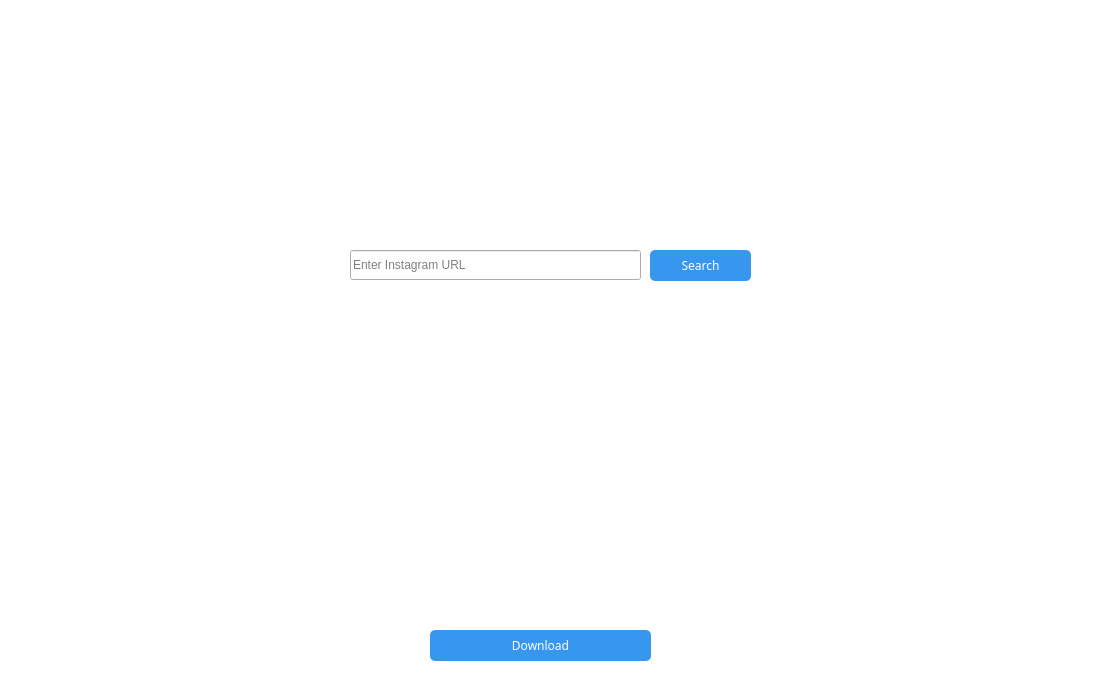
<?xml version="1.0" encoding="UTF-8"?>
<ui version="4.0">
 <class>Form</class>
 <widget class="QWidget" name="Form">
  <property name="geometry">
   <rect>
    <x>0</x>
    <y>0</y>
    <width>1100</width>
    <height>700</height>
   </rect>
  </property>
  <property name="minimumSize">
   <size>
    <width>1100</width>
    <height>700</height>
   </size>
  </property>
  <property name="maximumSize">
   <size>
    <width>1100</width>
    <height>700</height>
   </size>
  </property>
  <property name="windowTitle">
   <string>Form</string>
  </property>
  <widget class="QWidget" name="body" native="true">
   <property name="geometry">
    <rect>
     <x>-10</x>
     <y>-20</y>
     <width>1121</width>
     <height>771</height>
    </rect>
   </property>
   <property name="styleSheet">
    <string notr="true">#body{
background:#FFFFFF;
}</string>
   </property>
   <widget class="QWidget" name="head" native="true">
    <property name="geometry">
     <rect>
      <x>0</x>
      <y>10</y>
      <width>1111</width>
      <height>71</height>
     </rect>
    </property>
    <property name="styleSheet">
     <string notr="true">#head{
background:#FFFFFF;
}</string>
    </property>
    <widget class="QPushButton" name="btnLogo">
     <property name="geometry">
      <rect>
       <x>20</x>
       <y>20</y>
       <width>121</width>
       <height>41</height>
      </rect>
     </property>
     <property name="styleSheet">
      <string notr="true">#btnLogo{
backgrouind:transparent;
border:none;
focus:none;
}</string>
     </property>
     <property name="text">
      <string/>
     </property>
     <property name="icon">
      <iconset>
       <normaloff>../images/icon_logo.png</normaloff>../images/icon_logo.png</iconset>
     </property>
     <property name="iconSize">
      <size>
       <width>93</width>
       <height>25</height>
      </size>
     </property>
    </widget>
    <widget class="QPushButton" name="btnYt">
     <property name="geometry">
      <rect>
       <x>1020</x>
       <y>10</y>
       <width>41</width>
       <height>61</height>
      </rect>
     </property>
     <property name="cursor">
      <cursorShape>PointingHandCursor</cursorShape>
     </property>
     <property name="styleSheet">
      <string notr="true">#btnYt{
backgrouind:transparent;
border:none;
focus:none;
}</string>
     </property>
     <property name="text">
      <string/>
     </property>
     <property name="icon">
      <iconset>
       <normaloff>../images/icon_youtube.png</normaloff>../images/icon_youtube.png</iconset>
     </property>
     <property name="iconSize">
      <size>
       <width>30</width>
       <height>30</height>
      </size>
     </property>
    </widget>
    <widget class="QPushButton" name="btnGithub">
     <property name="geometry">
      <rect>
       <x>1060</x>
       <y>10</y>
       <width>41</width>
       <height>61</height>
      </rect>
     </property>
     <property name="cursor">
      <cursorShape>PointingHandCursor</cursorShape>
     </property>
     <property name="styleSheet">
      <string notr="true">#btnGithub{
backgrouind:transparent;
border:none;
focus:none;
}</string>
     </property>
     <property name="text">
      <string/>
     </property>
     <property name="icon">
      <iconset>
       <normaloff>../images/icon_github.png</normaloff>../images/icon_github.png</iconset>
     </property>
     <property name="iconSize">
      <size>
       <width>30</width>
       <height>30</height>
      </size>
     </property>
    </widget>
    <widget class="QPushButton" name="btnFb">
     <property name="geometry">
      <rect>
       <x>980</x>
       <y>10</y>
       <width>41</width>
       <height>61</height>
      </rect>
     </property>
     <property name="cursor">
      <cursorShape>PointingHandCursor</cursorShape>
     </property>
     <property name="styleSheet">
      <string notr="true">#btnFb{
backgrouind:transparent;
border:none;
focus:none;
}</string>
     </property>
     <property name="text">
      <string/>
     </property>
     <property name="icon">
      <iconset>
       <normaloff>../images/icon_facebook.png</normaloff>../images/icon_facebook.png</iconset>
     </property>
     <property name="iconSize">
      <size>
       <width>30</width>
       <height>30</height>
      </size>
     </property>
    </widget>
   </widget>
   <widget class="QWidget" name="containerbtn" native="true">
    <property name="geometry">
     <rect>
      <x>410</x>
      <y>110</y>
      <width>300</width>
      <height>30</height>
     </rect>
    </property>
    <property name="styleSheet">
     <string notr="true">#containerbtn{
border-radius: 5px;
background: rgba(255, 255, 255, 0.40);
}</string>
    </property>
    <widget class="QPushButton" name="btnVideo">
     <property name="geometry">
      <rect>
       <x>4</x>
       <y>0</y>
       <width>100</width>
       <height>30</height>
      </rect>
     </property>
     <property name="cursor">
      <cursorShape>PointingHandCursor</cursorShape>
     </property>
     <property name="styleSheet">
      <string notr="true">#btnVideo{
border-radius: 5px 0px 0px 5px;
border-right: 1px solid #FFF;
}</string>
     </property>
     <property name="text">
      <string/>
     </property>
     <property name="icon">
      <iconset>
       <normaloff>../images/icon_video.png</normaloff>../images/icon_video.png</iconset>
     </property>
     <property name="iconSize">
      <size>
       <width>100</width>
       <height>30</height>
      </size>
     </property>
    </widget>
    <widget class="QPushButton" name="btnReels">
     <property name="geometry">
      <rect>
       <x>102</x>
       <y>0</y>
       <width>100</width>
       <height>30</height>
      </rect>
     </property>
     <property name="cursor">
      <cursorShape>PointingHandCursor</cursorShape>
     </property>
     <property name="styleSheet">
      <string notr="true">#btnReels{
border-radius: 5px 0px 0px 5px;
border-right: 1px solid #FFF;
}</string>
     </property>
     <property name="text">
      <string/>
     </property>
     <property name="icon">
      <iconset>
       <normaloff>../images/icon_reels.png</normaloff>../images/icon_reels.png</iconset>
     </property>
     <property name="iconSize">
      <size>
       <width>100</width>
       <height>30</height>
      </size>
     </property>
    </widget>
    <widget class="QPushButton" name="btnPhoto">
     <property name="geometry">
      <rect>
       <x>200</x>
       <y>0</y>
       <width>100</width>
       <height>30</height>
      </rect>
     </property>
     <property name="cursor">
      <cursorShape>PointingHandCursor</cursorShape>
     </property>
     <property name="styleSheet">
      <string notr="true">#btnPhoto{
border-radius: 5px 0px 0px 5px;
}</string>
     </property>
     <property name="text">
      <string/>
     </property>
     <property name="icon">
      <iconset>
       <normaloff>../images/icon_photo.png</normaloff>../images/icon_photo.png</iconset>
     </property>
     <property name="iconSize">
      <size>
       <width>100</width>
       <height>30</height>
      </size>
     </property>
    </widget>
   </widget>
   <widget class="QLineEdit" name="inputLink">
    <property name="geometry">
     <rect>
      <x>360</x>
      <y>270</y>
      <width>291</width>
      <height>30</height>
     </rect>
    </property>
    <property name="styleSheet">
     <string notr="true">@import url('https://fonts.googleapis.com/css2?family=Poppins&amp;display=swap');

#inputLink{
border-radius: 5px;
background: #FFF;
color: #000000;
text-align: center;
font-family: 'Poppins', sans-serif;
font-size: 10px;
font-style: normal;
font-weight: 400;
line-height: normal;
padding-left:5px;
}</string>
    </property>
    <property name="placeholderText">
     <string>Enter Instagram URL</string>
    </property>
   </widget>
   <widget class="QPushButton" name="btnSearch">
    <property name="geometry">
     <rect>
      <x>660</x>
      <y>270</y>
      <width>101</width>
      <height>31</height>
     </rect>
    </property>
    <property name="cursor">
     <cursorShape>PointingHandCursor</cursorShape>
    </property>
    <property name="styleSheet">
     <string notr="true">#btnSearch{
border-radius: 5px;
color: #FFF;
text-align: center;
font-family: Poppins;
font-size: 12px;
font-style: normal;
font-weight: 400;
line-height: normal;
background: #3797EF;
}
#btnSearch:hover{
background: #288fd4;
}</string>
    </property>
    <property name="text">
     <string>Search</string>
    </property>
   </widget>
   <widget class="QWidget" name="gridLayoutWidget">
    <property name="geometry">
     <rect>
      <x>100</x>
      <y>370</y>
      <width>891</width>
      <height>251</height>
     </rect>
    </property>
    <layout class="QGridLayout" name="thumbnail_layout"/>
   </widget>
   <widget class="QPushButton" name="btnDownload">
    <property name="geometry">
     <rect>
      <x>440</x>
      <y>650</y>
      <width>221</width>
      <height>31</height>
     </rect>
    </property>
    <property name="cursor">
     <cursorShape>PointingHandCursor</cursorShape>
    </property>
    <property name="styleSheet">
     <string notr="true">#btnDownload{
border-radius: 5px;
color: #FFF;
text-align: center;
font-family: Poppins;
font-size: 12px;
font-style: normal;
font-weight: 400;
line-height: normal;
background: #3797EF;
}
#btnDownload:hover{
background: #288fd4;
}</string>
    </property>
    <property name="text">
     <string>Download</string>
    </property>
   </widget>
   <widget class="QLabel" name="label">
    <property name="geometry">
     <rect>
      <x>10</x>
      <y>80</y>
      <width>1101</width>
      <height>271</height>
     </rect>
    </property>
    <property name="text">
     <string/>
    </property>
    <property name="pixmap">
     <pixmap>../images/body.png</pixmap>
    </property>
   </widget>
   <widget class="QLabel" name="label_2">
    <property name="geometry">
     <rect>
      <x>10</x>
      <y>160</y>
      <width>1101</width>
      <height>101</height>
     </rect>
    </property>
    <property name="text">
     <string/>
    </property>
    <property name="pixmap">
     <pixmap>../images/icon_txt_day.png</pixmap>
    </property>
    <property name="alignment">
     <set>Qt::AlignCenter</set>
    </property>
   </widget>
   <zorder>head</zorder>
   <zorder>gridLayoutWidget</zorder>
   <zorder>btnDownload</zorder>
   <zorder>label</zorder>
   <zorder>containerbtn</zorder>
   <zorder>inputLink</zorder>
   <zorder>btnSearch</zorder>
   <zorder>label_2</zorder>
  </widget>
 </widget>
 <resources/>
 <connections/>
</ui>
